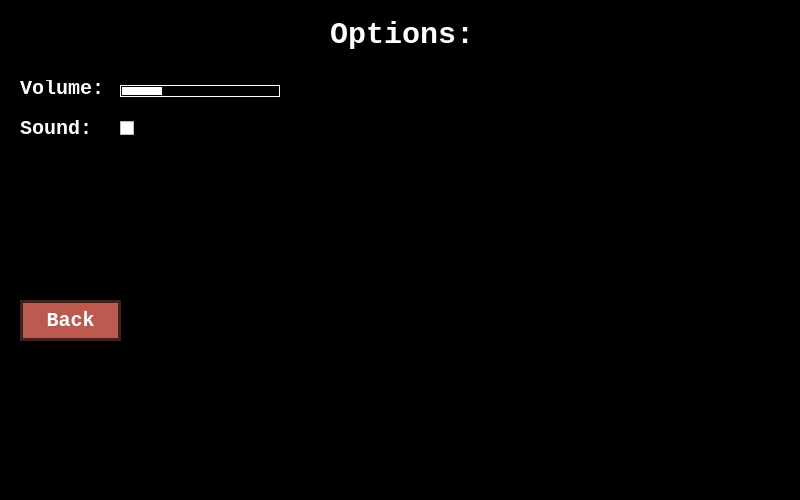
<?xml version="1.0" encoding="UTF-8"?>
<ui version="4.0">
 <class>Options</class>
 <widget class="QWidget" name="Options">
  <property name="geometry">
   <rect>
    <x>0</x>
    <y>0</y>
    <width>800</width>
    <height>500</height>
   </rect>
  </property>
  <property name="windowTitle">
   <string>Form</string>
  </property>
  <property name="styleSheet">
   <string notr="true">#Options{
background: url(:/Other/Resources/Other/optionsbg.png);
background-repeat:repeat-x;
background-color:black;
background-position:bottom;
}</string>
  </property>
  <widget class="QLabel" name="label">
   <property name="geometry">
    <rect>
     <x>330</x>
     <y>10</y>
     <width>171</width>
     <height>51</height>
    </rect>
   </property>
   <property name="styleSheet">
    <string notr="true">color:white;
font: normal normal bold 30px courier new;
</string>
   </property>
   <property name="text">
    <string>Options:</string>
   </property>
   <property name="textFormat">
    <enum>Qt::PlainText</enum>
   </property>
  </widget>
  <widget class="QSlider" name="horizontalSlider">
   <property name="geometry">
    <rect>
     <x>120</x>
     <y>80</y>
     <width>160</width>
     <height>22</height>
    </rect>
   </property>
   <property name="styleSheet">
    <string notr="true">QSlider::groove:horizontal {
    border: 1px solid white;
    height: 10px;
    margin: 0px;
    }
QSlider::handle:horizontal {
    background-color: white;
    border: 1px solid;
    height: 10px;
    width: 40px;
    }</string>
   </property>
   <property name="orientation">
    <enum>Qt::Horizontal</enum>
   </property>
  </widget>
  <widget class="QLabel" name="label_2">
   <property name="geometry">
    <rect>
     <x>20</x>
     <y>80</y>
     <width>91</width>
     <height>16</height>
    </rect>
   </property>
   <property name="styleSheet">
    <string notr="true">color:white;
font: normal normal bold 20px courier new;
</string>
   </property>
   <property name="text">
    <string>Volume:</string>
   </property>
  </widget>
  <widget class="QCheckBox" name="checkBox">
   <property name="geometry">
    <rect>
     <x>120</x>
     <y>120</y>
     <width>70</width>
     <height>17</height>
    </rect>
   </property>
   <property name="text">
    <string/>
   </property>
  </widget>
  <widget class="QLabel" name="label_3">
   <property name="geometry">
    <rect>
     <x>20</x>
     <y>120</y>
     <width>91</width>
     <height>16</height>
    </rect>
   </property>
   <property name="styleSheet">
    <string notr="true">color:white;
font: normal normal bold 20px courier new;
</string>
   </property>
   <property name="text">
    <string>Sound:</string>
   </property>
  </widget>
  <widget class="QPushButton" name="backButton">
   <property name="geometry">
    <rect>
     <x>20</x>
     <y>300</y>
     <width>101</width>
     <height>41</height>
    </rect>
   </property>
   <property name="styleSheet">
    <string notr="true">#backButton{
text-align: center;
vertical-align: middle;
padding: 8px 24px;
border: 3px solid #44201d;
border-radius: 0px;
background: #bc5a50;
background: -webkit-gradient(linear, left top, left bottom, from(#bc5a50), to(#44201d));
font: normal normal bold 20px courier new;
color: #ffffff;
text-decoration: none;
}
#backButton:hover{
background: #3e3a3a;
}</string>
   </property>
   <property name="text">
    <string>Back</string>
   </property>
  </widget>
 </widget>
 <resources/>
 <connections/>
</ui>
